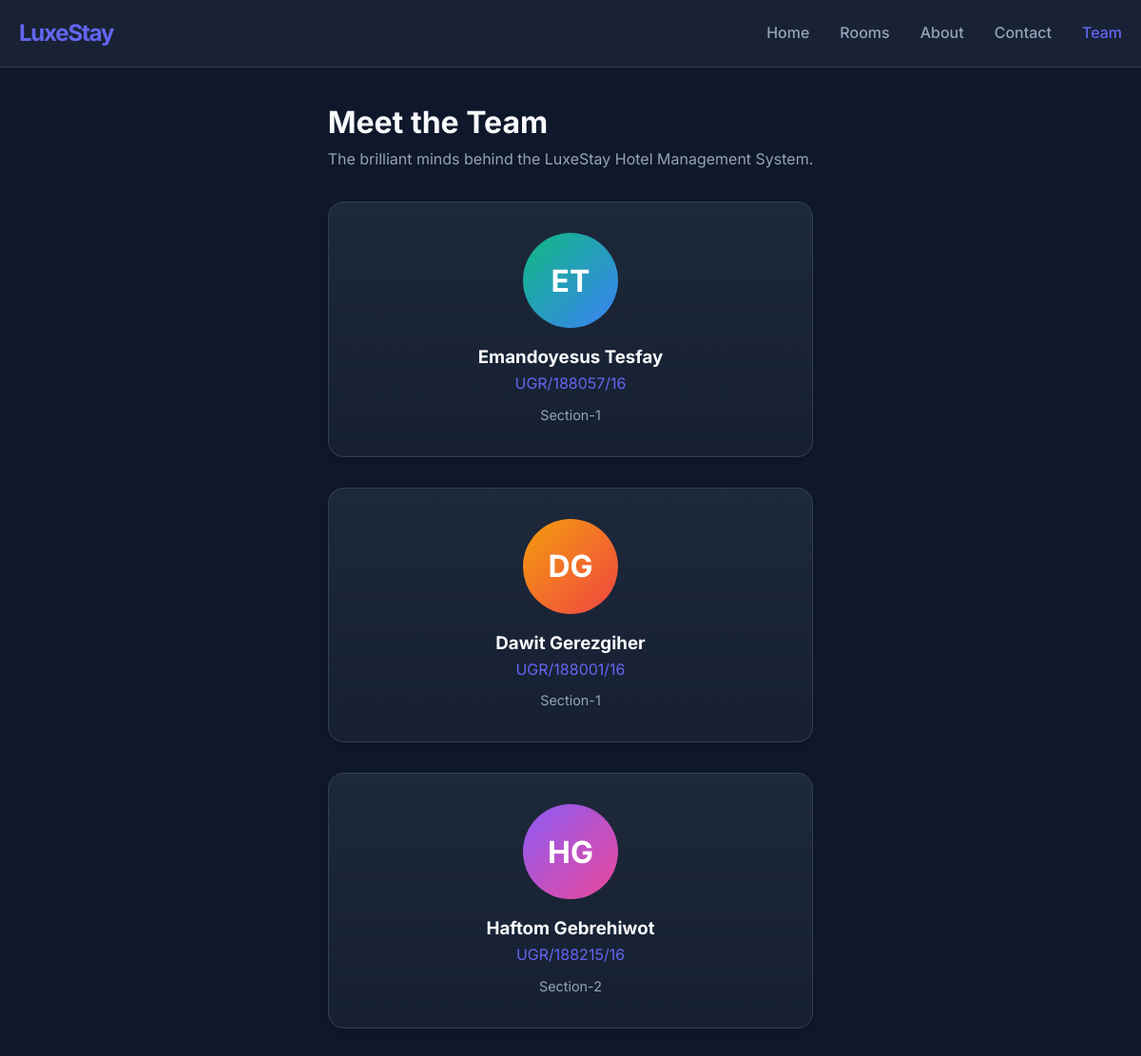
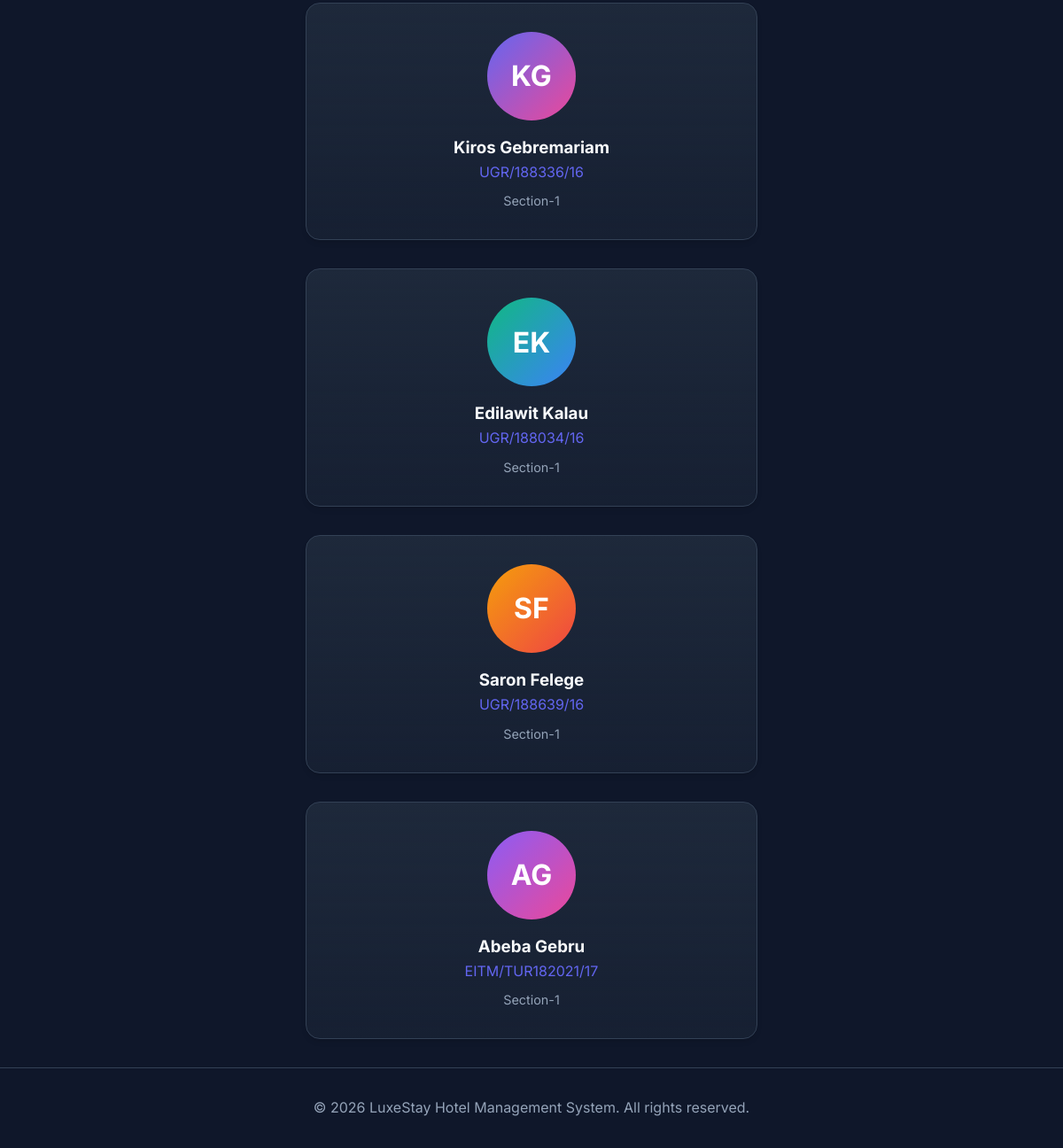
/members.php, run on the app's committed database (2 pictures, top to bottom).
### tables this page shows
CREATE TABLE IF NOT EXISTS `members` (
  `id` int(11) NOT NULL AUTO_INCREMENT,
  `name` varchar(100) NOT NULL,
  `student_id` varchar(50) NOT NULL,
  `section` varchar(50) NOT NULL,
  `avatar` varchar(10) DEFAULT NULL,
  PRIMARY KEY (`id`)
);

### members.php (the view, shortened to what this page needs)
<?php
include 'db.php';
?>
<!DOCTYPE html>
<html lang="en">
<head>
    <link rel="stylesheet" href="css/style.css">
</head>
<body>
    <header>
        <nav>
            <a href="index.php" class="logo">LuxeStay</a>
            <ul class="nav-links">
                <li><a href="index.php">Home</a></li>
                <li><a href="rooms.php">Rooms</a></li>
                <li><a href="about.php">About</a></li>
                <li><a href="contact.php">Contact</a></li>
                <li><a href="members.php" class="active">Team</a></li>
            </ul>
        </nav>
    </header>
    <main class="container animate-fade-in">
        <div style="display: flex; justify-content: space-between; align-items: center; margin-bottom: 2rem;">
            <div>
                <h1>Meet the Team</h1>
                <p style="color: var(--text-muted);">The brilliant minds behind the LuxeStay Hotel Management System.
                </p>
            </div>
        </div>
        <section class="members-grid">
            <?php
            $sql = "SELECT * FROM members";
            $result = $conn->query($sql);
            if ($result && $result->num_rows > 0) {
                while ($row = $result->fetch_assoc()) {
                    $colors = [
                        ['#6366f1', '#ec4899'],
                        ['#10b981', '#3b82f6'],
                        ['#f59e0b', '#ef4444'],
                        ['#8b5cf6', '#ec4899'],
                    ];
                    $gradientIdx = $row['id'] % 4;
                    $gradient = "linear-gradient(135deg, {$colors[$gradientIdx][0]}, {$colors[$gradientIdx][1]})";
                    echo "<div class='card member-card'>
                        <div class='member-avatar' style='background: $gradient;'>
                            {$row['avatar']}
                        </div>
                        <h3>{$row['name']}</h3>
                        <p style='color: var(--primary-color); margin-bottom: 0.5rem;'>{$row['student_id']}</p>
                        <p style='color: var(--text-muted); font-size: 0.9rem;'>{$row['section']}</p>
                    </div>";
                }
            } else {
                echo "<p style='text-align: center; grid-column: 1/-1;'>No team members found.</p>";
            }
            ?>
        </section>
    </main>
    <footer>
        <p>&copy; <?php echo date("Y"); ?> LuxeStay Hotel Management System. All rights reserved.</p>
    </footer>
</body>
</html>

### css/style.css (style rules this page uses)
:root { --primary-color: #6366f1; --primary-hover: #4f46e5; --secondary-color: #ec4899; --background-dark: #0f172a; --background-card: #1e293b; --text-main: #f8fafc; --text-muted: #94a3b8; --border-color: #334155; --success: #10b981; --danger: #ef4444; --font-heading: 'Inter', sans-serif; --font-body: 'Inter', sans-serif; }
* { box-sizing: border-box; margin: 0; padding: 0; }
body { font-family: var(--font-body); background-color: var(--background-dark); color: var(--text-main); line-height: 1.6; min-height: 100vh; display: flex; flex-direction: column; }
header { background: rgba(30, 41, 59, 0.7); backdrop-filter: blur(10px); border-bottom: 1px solid var(--border-color); position: sticky; top: 0; z-index: 100; padding: 1rem 0; }
nav { max-width: 1200px; margin: 0 auto; display: flex; justify-content: space-between; align-items: center; padding: 0 20px; }
.logo { font-size: 1.5rem; font-weight: 700; color: var(--primary-color); text-decoration: none; letter-spacing: -0.05em; }
.nav-links { list-style: none; display: flex; gap: 2rem; }
.nav-links a { color: var(--text-muted); text-decoration: none; font-weight: 500; transition: color 0.3s ease; }
.nav-links a:hover, .nav-links a.active { color: var(--primary-color); }
.container { max-width: 1200px; margin: 2rem auto; padding: 0 20px; flex: 1; }
.card { background-color: var(--background-card); border-radius: 1rem; padding: 2rem; box-shadow: 0 4px 6px -1px rgba(0, 0, 0, 0.1), 0 2px 4px -1px rgba(0, 0, 0, 0.06); border: 1px solid var(--border-color); }
footer { text-align: center; padding: 2rem; color: var(--text-muted); border-top: 1px solid var(--border-color); margin-top: auto; }
.members-grid { display: grid; grid-template-columns: repeat(auto-fit, minmax(250px, 1fr)); gap: 2rem; }
.member-card { text-align: center; padding: 2rem; background: linear-gradient(180deg, var(--background-card) 0%, rgba(30, 41, 59, 0.5) 100%); }
.member-avatar { width: 100px; height: 100px; border-radius: 50%; background: linear-gradient(135deg, var(--primary-color), var(--secondary-color)); margin: 0 auto 1rem; display: flex; align-items: center; justify-content: center; font-size: 2rem; font-weight: bold; color: white; }
.animate-fade-in { animation: fadeIn 0.5s ease-out forwards; }

### data on the page
members: avatar "ET", name "Emandoyesus Tesfay", student "UGR/188057/16", section "Section-1"
members: avatar "DG", name "Dawit Gerezgiher", student "UGR/188001/16", section "Section-1"
members: avatar "HG", name "Haftom Gebrehiwot", student "UGR/188215/16", section "Section-2"
members: avatar "KG", name "Kiros Gebremariam", student "UGR/188336/16", section "Section-1"
members: avatar "EK", name "Edilawit Kalau", student "UGR/188034/16", section "Section-1"
members: avatar "SF", name "Saron Felege", student "UGR/188639/16", section "Section-1"
members: avatar "AG", name "Abeba Gebru", student "EITM/TUR182021/17", section "Section-1"
